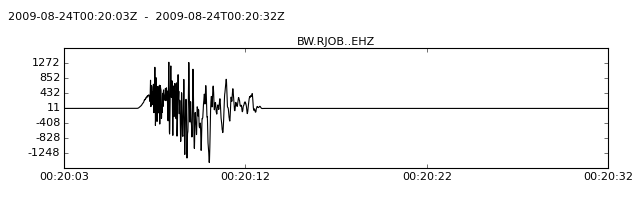

This figure's Python source:
import obspy
from pyadjoint.utils import taper_window
tr = obspy.read()[0]
taper_window(tr, 4, 11, taper_percentage=0.10, taper_type="hann")
tr.plot()
